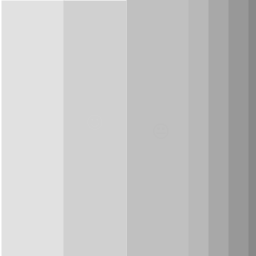
#> input picture daaml_lab1/4.bmp, 256 x 256 px
$ python main.py   (older library calls are emulated)
#> lines starting #> are read from the running program, lines starting #| are printed output that depends on the picture; after the words box and inside, x2 and y2 are one past the last pixel; in counts of white or black regions, pixels touching at a corner belong together
import cv2
import numpy as np
import matplotlib.pyplot as plt


def roberts(grayImage):
    kernelx = np.array([[-1, 0], [0, 1]], dtype=int)
    kernely = np.array([[0, -1], [1, 0]], dtype=int)
    x = cv2.filter2D(grayImage, cv2.CV_16S, kernelx)
    y = cv2.filter2D(grayImage, cv2.CV_16S, kernely)

    absX = cv2.convertScaleAbs(x)
    absY = cv2.convertScaleAbs(y)

    return cv2.addWeighted(absX, 0.5, absY, 0.5, 0)


def prewitt(grayImage):
    kernelx = np.array([[1, 1, 1], [0, 0, 0], [-1, -1, -1]], dtype=int)
    kernely = np.array([[-1, 0, 1], [-1, 0, 1], [-1, 0, 1]], dtype=int)
    x = cv2.filter2D(grayImage, cv2.CV_16S, kernelx)
    y = cv2.filter2D(grayImage, cv2.CV_16S, kernely)

    absX = cv2.convertScaleAbs(x)
    absY = cv2.convertScaleAbs(y)

    return cv2.addWeighted(absX, 0.5, absY, 0.5, 0)


def sobel(grayImage):
    x = cv2.Sobel(grayImage, cv2.CV_16S, 1, 0)
    y = cv2.Sobel(grayImage, cv2.CV_16S, 0, 1)
    absX = cv2.convertScaleAbs(x)
    absY = cv2.convertScaleAbs(y)

    return cv2.addWeighted(absX, 0.5, absY, 0.5, 0)


def laplace(grayImage):
    dst = cv2.Laplacian(grayImage, cv2.CV_16S, ksize=3)
    return cv2.convertScaleAbs(dst)


def canny(grayImage):
    return cv2.Canny(grayImage, 1, 1)


if __name__ == "__main__":
    img = cv2.imread('4.bmp')
#> img is the input picture: shape (256, 256, 3); min 136, max 255, mean 197.1
    img_RGB = cv2.cvtColor(img, cv2.COLOR_BGR2RGB)

    grayImage = cv2.cvtColor(img, cv2.COLOR_BGR2GRAY)

    plt.subplot(231), plt.imshow(img_RGB), plt.title('original'), plt.axis('off')
    plt.subplot(232), plt.imshow(sobel(grayImage), cmap=plt.cm.gray), plt.title('Sobel'), plt.axis('off')
#> in sobel, `x = cv2.Sobel(grayImage, cv2.CV_16S, 1, 0)`:
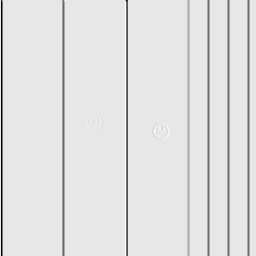
#> x: shape (256, 256) int16; min -120, max 12, mean -3.48; drawn with min black and max white
    plt.subplot(233), plt.imshow(prewitt(grayImage), cmap=plt.cm.gray), plt.title('Prewitt'), plt.axis('off')
    plt.subplot(234), plt.imshow(roberts(grayImage), cmap=plt.cm.gray), plt.title('Roberts'), plt.axis('off')
#> in roberts, `x = cv2.filter2D(grayImage, cv2.CV_16S, kernelx)`:
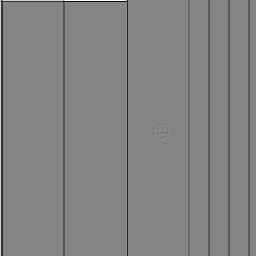
#> x: shape (256, 256) int16; min -25, max 23, mean -0.4; drawn with min black and max white
#> in roberts, `y = cv2.filter2D(grayImage, cv2.CV_16S, kernely)`:
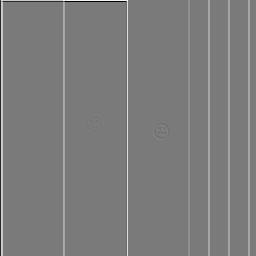
#> y: shape (256, 256) int16; min -23, max 25, mean 0.4; drawn with min black and max white
#> in roberts, `absX = cv2.convertScaleAbs(x)`:
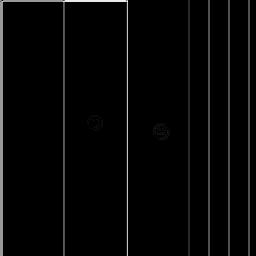
#> absX: shape (256, 256); min 0, max 25, mean 0.6; drawn with min black and max white
    plt.subplot(235), plt.imshow(laplace(grayImage), cmap=plt.cm.gray), plt.title('Laplace'), plt.axis('off')
#> in laplace, `dst = cv2.Laplacian(grayImage, cv2.CV_16S, ksize=3)`:
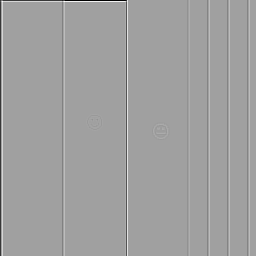
#> dst: shape (256, 256) int16; min -184, max 108, mean -0.4; drawn with min black and max white
#> in laplace, `return cv2.convertScaleAbs(dst)`:
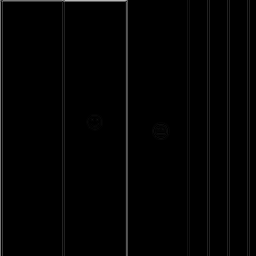
#> returned value: shape (256, 256); min 0, max 184, mean 3
    plt.subplot(236), plt.imshow(canny(grayImage), cmap=plt.cm.gray), plt.title('Canny ([1,1] thresholds)'), plt.axis('off')
#> in canny, `return cv2.Canny(grayImage, 1, 1)`:
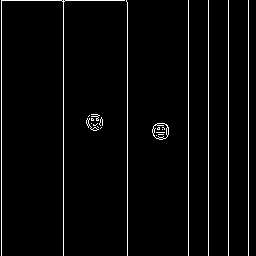
#> returned value: shape (256, 256); 3.2% white in thin lines or dots

    plt.show()
